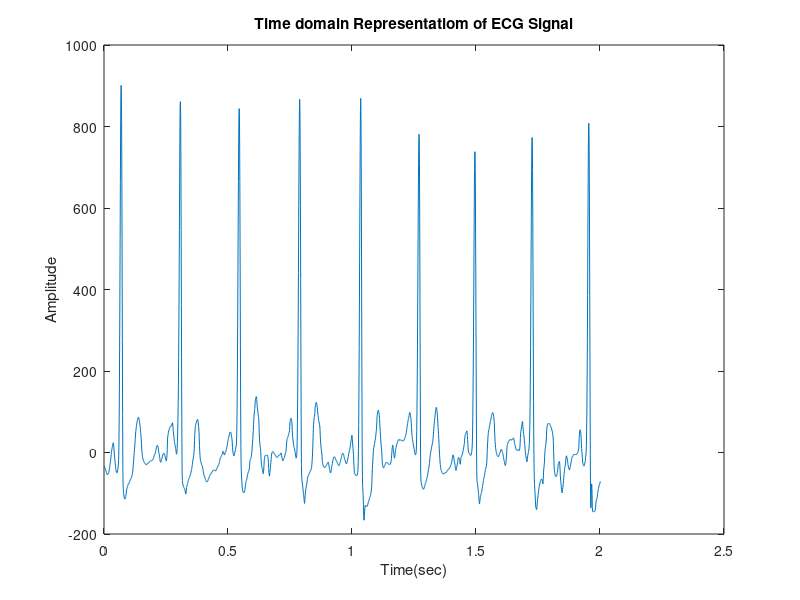
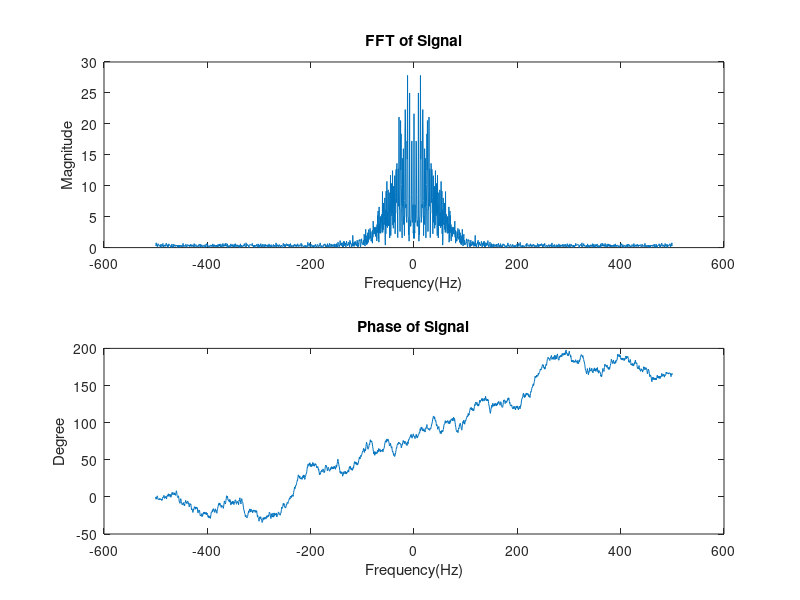

Recreate these plots in MATLAB, in order. (Note: this script raises an error after producing the figures.)
%% UTKU ACAR 250206062
%  Final Project
close all
clear 
clc
fs=1000;
fc=150;
ord=9;
Wp=2*fc/fs;
ecg = load('ecg_data_org.mat');
ecgorg=cell2mat(struct2cell(ecg));
ecgorg=ecgorg.ecg_data_org;
ecgorg=ecgorg(1:2001);
ecg_data=ecgorg;
t=1:1:length(ecg_data);
t=t/fs;
f=linspace(-fs/2,fs/2,length(ecg_data));
ecg_data=awgn(ecg_data,20,'measured');
%ecg_data=ecgorg;

%% Time domain representation of ECG Signal

figure;
plot(t,ecgorg);
title('Time domain Representatiom of ECG Signal');
xlabel('Time(sec)');
ylabel('Amplitude');

%% Magnitude and Phase Response of ECG signal

fft_ecg=fft(ecg_data)/length(ecg_data);
figure;
subplot(211);
plot(f,abs(fftshift(fft_ecg)));
title('FFT of Signal');
xlabel('Frequency(Hz)');
ylabel('Magnitude');
subplot(212);
plot(f,unwrap(angle(fft_ecg)));
title('Phase of Signal');
xlabel('Frequency(Hz)');
ylabel('Degree');

%% Filtering

gaussianmask=[1,2,1]/4;
Gaussian_Filtered_ECG=filtfilt(gaussianmask,1,ecg_data);
fft_ecg_gauss_filtered=fft(Gaussian_Filtered_ECG)/length(Gaussian_Filtered_ECG);

MA_kernel_size=4;
MA_kernel=ones(1,MA_kernel_size)/MA_kernel_size;
MA_Filtered_ECG=filtfilt(MA_kernel,1,ecg_data);
fft_ecg_MA_filtered=fft(MA_Filtered_ECG)/length(MA_Filtered_ECG);

[b1,a1]=butter(ord,Wp,"low");
Butter_Filtered_ECG=filtfilt(b1,a1,ecg_data);
fft_ecg_Butter_filtered=fft(Butter_Filtered_ECG)/length(Butter_Filtered_ECG);

[b2,a2]=fir1(ord,Wp,"low",rectwin(ord+1));
Fir_Filtered_ECG=filtfilt(b2,a2,ecg_data);
fft_ecg_Fir_filtered=fft(Fir_Filtered_ECG)/length(Fir_Filtered_ECG);

%% Filtering Results

figure;
subplot(211);
plot(f,abs(fftshift(fft_ecg)));
title('FFT of Signal');
xlabel('Frequency(Hz)');
ylabel('Magnitude');
hold on
plot(f,abs(fftshift(fft_ecg_gauss_filtered)));
plot(f,abs(fftshift(fft_ecg_MA_filtered)));
plot(f,abs(fftshift(fft_ecg_Butter_filtered)));
plot(f,abs(fftshift(fft_ecg_Fir_filtered)));
legend("Original","Gauss Filtered","MA Filtered","Butter Filtered","FIR Filtered");
hold off
subplot(212);
plot(f,unwrap(angle(fft_ecg)));
title('Phase of Signal');
xlabel('Frequency(Hz)');
ylabel('Degree');
hold on
plot(f,unwrap(angle(fft_ecg_gauss_filtered)));
plot(f,unwrap(angle(fft_ecg_MA_filtered)));
plot(f,unwrap(angle(fft_ecg_Butter_filtered)));
plot(f,unwrap(angle(fft_ecg_Fir_filtered)));
legend("Original","Gauss Filtered","MA Filtered","Butter Filtered","FIR Filtered");
hold off
figure;
plot(t,ecgorg);
title('Time domain Representation of Signal');
xlabel('Time(sec)');
ylabel('Amplitude');
hold on
plot(t,ecg_data);
plot(t,Gaussian_Filtered_ECG);
plot(t,MA_Filtered_ECG);
plot(t,Butter_Filtered_ECG);
plot(t,Fir_Filtered_ECG);
legend("Original","Noisy","Gauss Filtered","MA Filtered","Butter Filtered","FIR Filtered");
hold off

%% Spectrogram(Short Time Fourier Transform)

% Rectangular Window

figure;
stft(ecgorg,fs,'Window',rectwin(256),'OverlapLength',128);
title('Spectrogram of Original ECG with Rectangular Window %50 Overlap');
figure;
stft(ecg_data,fs,'Window',rectwin(256),'OverlapLength',128);
title('Spectrogram of Noisy ECG with Rectangular Window %50 Overlap');
figure;
stft(Gaussian_Filtered_ECG,fs,'Window',rectwin(256),'OverlapLength',128);
title('Spectrogram of Gaussian Filtered with Rectangular Window %50 Overlap');
figure;
stft(MA_Filtered_ECG,fs,'Window',rectwin(256),'OverlapLength',128);
title('Spectrogram of MA Filtered with Rectangular Window %50 Overlap');
figure;
stft(Butter_Filtered_ECG,fs,'Window',rectwin(256),'OverlapLength',128);
title('Spectrogram of Butter Filtered with Rectangular Window %50 Overlap');
figure;
stft(ecgorg,fs,'Window',rectwin(256),'OverlapLength',128);
title('Spectrogram of FIR filtered with Rectangular Window %50 Overlap');

% Hamming Window

figure;
stft(ecgorg,fs,'Window',hamming(256),'OverlapLength',128);
title('Spectrogram of Original ECG with Hamming Window %50 Overlap');
figure;
stft(ecg_data,fs,'Window',hamming(256),'OverlapLength',128);
title('Spectrogram of Noisy ECG with Hamming Window %50 Overlap');
figure;
stft(Gaussian_Filtered_ECG,fs,'Window',hamming(256),'OverlapLength',128);
title('Spectrogram of Gaussian Filtered with Hamming Window %50 Overlap');
figure;
stft(MA_Filtered_ECG,fs,'Window',hamming(256),'OverlapLength',128);
title('Spectrogram of MA Filtered with Hamming Window %50 Overlap');
figure;
stft(Butter_Filtered_ECG,fs,'Window',hamming(256),'OverlapLength',128);
title('Spectrogram of Butter Filtered with Hamming Window %50 Overlap');
figure;
stft(ecgorg,fs,'Window',hamming(256),'OverlapLength',128);
title('Spectrogram of FIR filtered with Hamming Window %50 Overlap');

%% Numeric Error Calculations(Mean Square Error)

RMSE_Noisy=sqrt(mean((ecgorg-ecg_data).^2));
RMSE_Gaussian=sqrt(mean((ecgorg-Gaussian_Filtered_ECG).^2));
RMSE_MA=sqrt(mean((ecgorg-MA_Filtered_ECG).^2));
RMSE_Butter=sqrt(mean((ecgorg-Butter_Filtered_ECG).^2));
RMSE_FIR=sqrt(mean((ecgorg-Fir_Filtered_ECG).^2));

%% Periodogram 

figure;
subplot(211)
periodogram(ecgorg);
title('PSD by Periodogram with Rectangular window');
subplot(212)
periodogram(ecgorg,hamming(length(ecgorg)));
title('PSD by Periodogram with Hamming window');

%% Welch Method

figure;
subplot(211)
pwelch(ecgorg,rectwin(256));
title('PSD by Welch Method with Rectangular window with l=256');
subplot(212)
pwelch(ecgorg,hamming(256));
title('PSD by Welch Method with Hamming window with l=256');

%% Second Step Filtering

[b3,a3]=cheby1(ord,30,Wp);
[b4,a4]=cheby2(ord,50,Wp);
[b5,a5]=fir1(ord,Wp,"low",kaiser(ord+1,1));
[b6,a6]=fir1(ord,Wp,"low",hamming(ord+1));

Butter_Cheby1_Filtered_ECG=filtfilt(b3,a3,Butter_Filtered_ECG);
Butter_Cheby2_Filtered_ECG=filtfilt(b4,a4,Butter_Filtered_ECG);
Fir_Kaiser_Filtered_ECG=filtfilt(b5,a5,Fir_Filtered_ECG);
Fir_Hamming_Filtered_ECG=filtfilt(b6,a6,Fir_Filtered_ECG);
MA_Kaiser_Filtered_ECG=filtfilt(b5,a5,MA_Filtered_ECG);
MA_Hamming_Filtered_ECG=filtfilt(b6,a6,MA_Filtered_ECG);
Gaussian_Kaiser_Filtered_ECG=filtfilt(b5,a5,Gaussian_Filtered_ECG);
Gaussian_Hamming_Filtered_ECG=filtfilt(b6,a6,Gaussian_Filtered_ECG);

RMSE_Butter_Cheby1=sqrt(mean((ecgorg-Butter_Cheby1_Filtered_ECG).^2));
RMSE_Butter_Cheby2=sqrt(mean((ecgorg-Butter_Cheby2_Filtered_ECG).^2));
RMSE_FIR_Kaiser=sqrt(mean((ecgorg-Fir_Kaiser_Filtered_ECG).^2));
RMSE_FIR_Hamming=sqrt(mean((ecgorg-Fir_Hamming_Filtered_ECG).^2));
RMSE_MA_Kaiser=sqrt(mean((ecgorg-MA_Kaiser_Filtered_ECG).^2));
RMSE_MA_Hamming=sqrt(mean((ecgorg-MA_Hamming_Filtered_ECG).^2));
RMSE_Gaussian_Kaiser=sqrt(mean((ecgorg-Gaussian_Kaiser_Filtered_ECG).^2));
RMSE_Gaussian_Hamming=sqrt(mean((ecgorg-Gaussian_Hamming_Filtered_ECG).^2));

%% Second Filtering Results
fft_butter_cheby1=fft(Butter_Cheby1_Filtered_ECG)/length(Butter_Cheby1_Filtered_ECG);
fft_butter_cheby2=fft(Butter_Cheby1_Filtered_ECG)/length(Butter_Cheby1_Filtered_ECG);
fft_fir_kaiser=fft(Butter_Cheby1_Filtered_ECG)/length(Butter_Cheby1_Filtered_ECG);
fft_fir_hamming=fft(Butter_Cheby1_Filtered_ECG)/length(Butter_Cheby1_Filtered_ECG);
fft_ma_kaiser=fft(Butter_Cheby1_Filtered_ECG)/length(Butter_Cheby1_Filtered_ECG);
fft_ma_hamming=fft(Butter_Cheby1_Filtered_ECG)/length(Butter_Cheby1_Filtered_ECG);
fft_gaussian_kaiser=fft(Butter_Cheby1_Filtered_ECG)/length(Butter_Cheby1_Filtered_ECG);
fft_gaussian_hamming=fft(Butter_Cheby1_Filtered_ECG)/length(Butter_Cheby1_Filtered_ECG);
figure;
subplot(211);
plot(f,abs(fftshift(fft_ecg)));
title('FFT of Signal');
xlabel('Frequency(Hz)');
ylabel('Magnitude');
hold on
plot(f,abs(fftshift(fft_ecg_Butter_filtered)));
plot(f,abs(fftshift(fft_butter_cheby1)));
plot(f,abs(fftshift(fft_butter_cheby2)));
legend("Original","Butter","Butter and Cheby1","Butter and Cheby2");
hold off
subplot(212);
plot(f,unwrap(angle(fft_ecg)));
title('Phase of Signal');
xlabel('Frequency(Hz)');
ylabel('Degree');
hold on
plot(f,unwrap(angle(fft_ecg_Butter_filtered)));
plot(f,unwrap(angle(fft_butter_cheby1)));
plot(f,unwrap(angle(fft_butter_cheby2)));
legend("Original","Butter","Butter and Cheby1","Butter and Cheby2");
hold off

figure;
subplot(211);
plot(f,abs(fftshift(fft_ecg)));
title('FFT of Signal');
xlabel('Frequency(Hz)');
ylabel('Magnitude');
hold on
plot(f,abs(fftshift(fft_ecg_Fir_filtered)));
plot(f,abs(fftshift(fft_fir_kaiser)));
plot(f,abs(fftshift(fft_fir_hamming)));
legend("Original","FIR","FIR and Kaiser","FIR and Hamming");
hold off
subplot(212);
plot(f,unwrap(angle(fft_ecg)));
title('Phase of Signal');
xlabel('Frequency(Hz)');
ylabel('Degree');
hold on
plot(f,unwrap(angle(fft_ecg_Fir_filtered)));
plot(f,unwrap(angle(fft_fir_kaiser)));
plot(f,unwrap(angle(fft_fir_hamming)));
legend("Original","FIR","FIR and Kaiser","FIR and Hamming");
hold off

figure;
subplot(211);
plot(f,abs(fftshift(fft_ecg)));
title('FFT of Signal');
xlabel('Frequency(Hz)');
ylabel('Magnitude');
hold on
plot(f,abs(fftshift(fft_ecg_MA_filtered)));
plot(f,abs(fftshift(fft_ma_kaiser)));
plot(f,abs(fftshift(fft_ma_hamming)));
legend("Original","MA","MA and Kaiser","MA and Hamming");
hold off
subplot(212);
plot(f,unwrap(angle(fft_ecg)));
title('Phase of Signal');
xlabel('Frequency(Hz)');
ylabel('Degree');
hold on
plot(f,abs(fftshift(fft_ecg_MA_filtered)));
plot(f,unwrap(angle(fft_ma_kaiser)));
plot(f,unwrap(angle(fft_ma_hamming)));
legend("Original","MA","MA and Kaiser","MA and Hamming");
hold off

figure;
subplot(211);
plot(f,abs(fftshift(fft_ecg)));
title('FFT of Signal');
xlabel('Frequency(Hz)');
ylabel('Magnitude');
hold on
plot(f,abs(fftshift(fft_ecg_gauss_filtered)));
plot(f,abs(fftshift(fft_gaussian_kaiser)));
plot(f,abs(fftshift(fft_gaussian_hamming)));
legend("Original","Gaussian","Gaussian and Kaiser","Gaussian and Hamming");
hold off
subplot(212);
plot(f,unwrap(angle(fft_ecg)));
title('Phase of Signal');
xlabel('Frequency(Hz)');
ylabel('Degree');
hold on
plot(f,abs(fftshift(fft_ecg_gauss_filtered)));
plot(f,unwrap(angle(fft_gaussian_kaiser)));
plot(f,unwrap(angle(fft_gaussian_hamming)));
legend("Original","Gaussian","Gaussian and Kaiser","Gaussian and Hamming");
hold off

figure;
plot(t,ecgorg);
title('Time domain Representation of Signal');
xlabel('Time(sec)');
ylabel('Amplitude');
hold on
plot(t,Butter_Filtered_ECG);
plot(t,Butter_Cheby1_Filtered_ECG);
plot(t,Butter_Cheby2_Filtered_ECG);
legend("Original","Butter","Butter and Cheby1","Butter and Cheby2");
hold off

figure;
plot(t,ecgorg);
title('Time domain Representation of Signal');
xlabel('Time(sec)');
ylabel('Amplitude');
hold on
plot(t,Fir_Filtered_ECG);
plot(t,Fir_Kaiser_Filtered_ECG);
plot(t,Fir_Hamming_Filtered_ECG);
legend("Original","FIR","FIR and Kaiser","FIR and Hamming");
hold off

figure;
plot(t,ecgorg);
title('Time domain Representation of Signal');
xlabel('Time(sec)');
ylabel('Amplitude');
hold on
plot(t,MA_Filtered_ECG);
plot(t,MA_Kaiser_Filtered_ECG);
plot(t,MA_Hamming_Filtered_ECG);
legend("Original","MA","MA and Kaiser","MA and Hamming");
hold off

figure;
plot(t,ecgorg);
title('Time domain Representation of Signal');
xlabel('Time(sec)');
ylabel('Amplitude');
hold on
plot(t,Gaussian_Filtered_ECG);
plot(t,Gaussian_Kaiser_Filtered_ECG);
plot(t,Gaussian_Hamming_Filtered_ECG);
legend("Original","Gaussian","Gaussian and Kaiser","Gaussian and Hamming");
hold off
